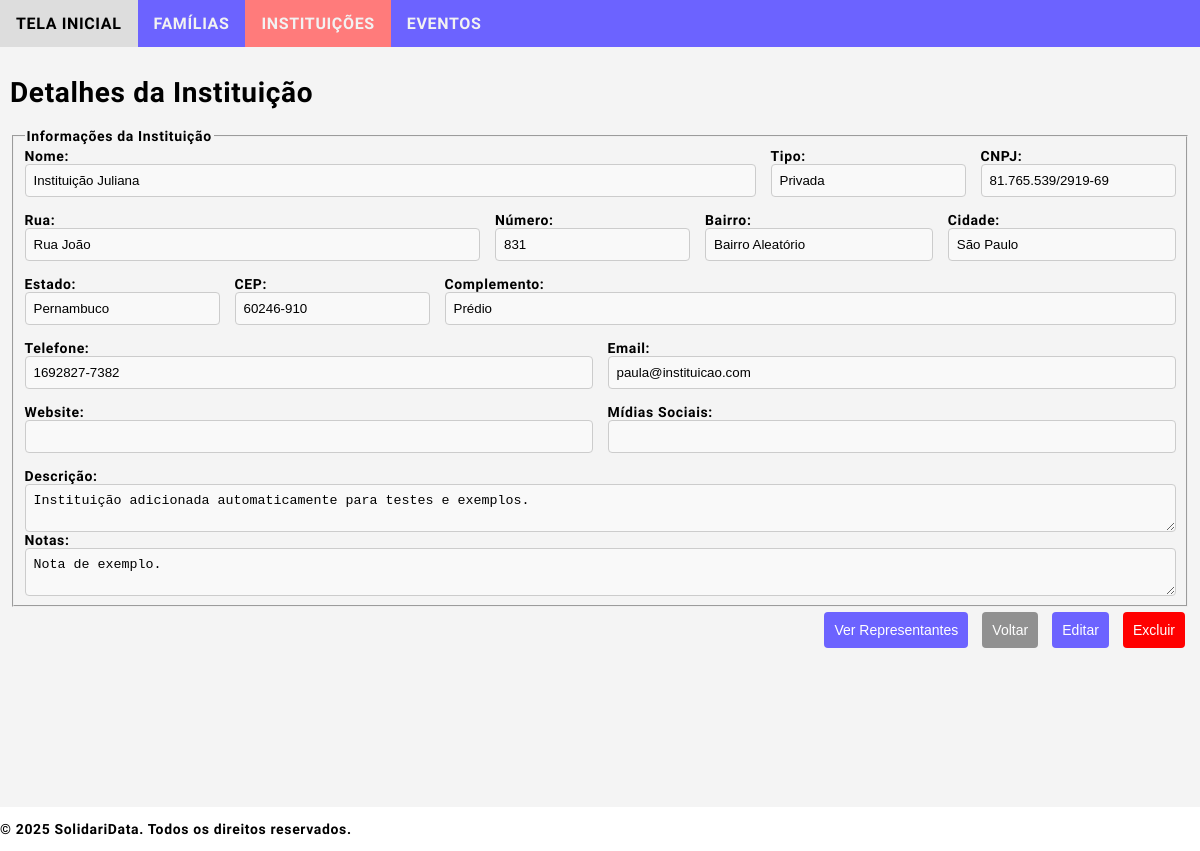
The page /sdata/institutions/1/ on the database as committed earlier.
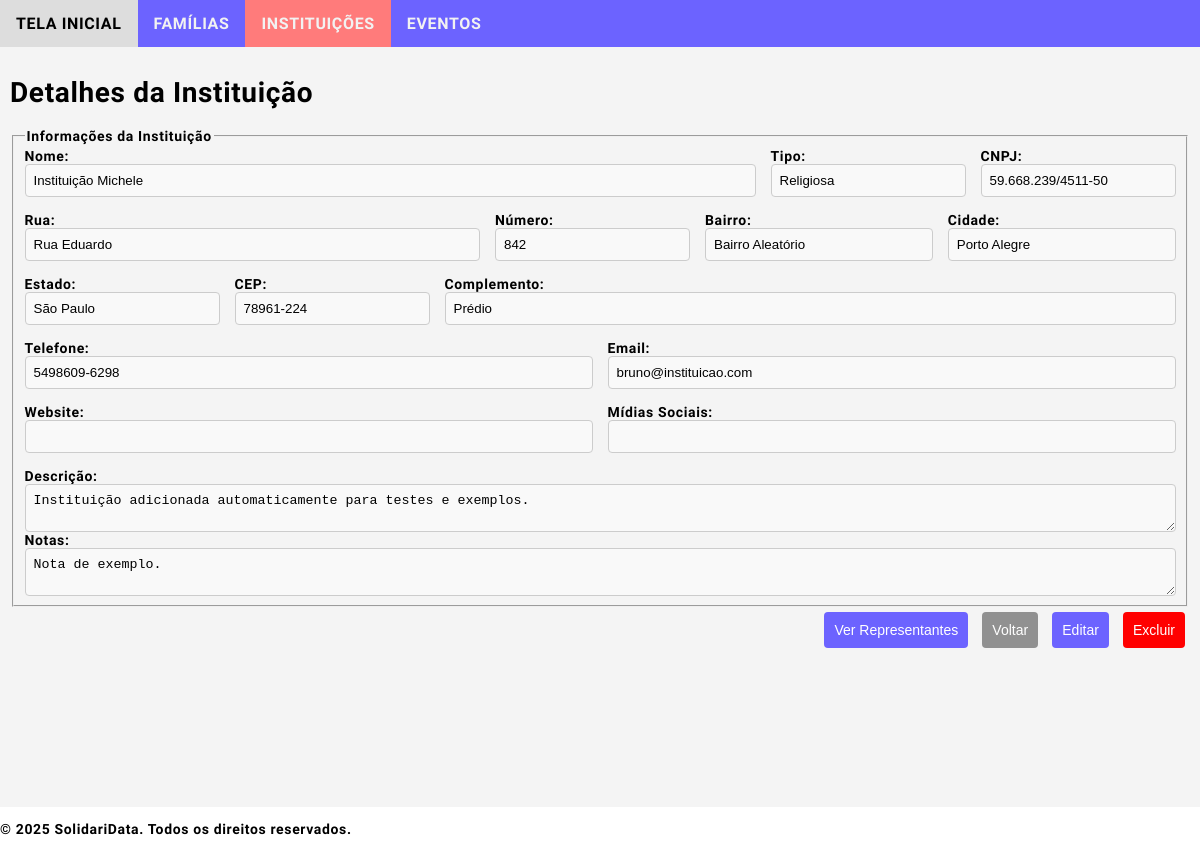
The same page on the database as committed later.
### sdata/models.py (models this page shows, shortened)
class Institution(models.Model):
    institution_id = models.AutoField(primary_key=True)
    institution_name = models.CharField(max_length=100, db_index=True)
    institution_type = models.CharField(max_length=11, choices=[('comunitária', 'Comunitária'), ('privada', 'Privada'), ('pública', 'Pública'), ('religiosa', 'Religiosa'), ('outra', 'Outra')], blank=True)
    institution_cnpj = models.CharField(max_length=18, unique=True, blank=True)
    institution_address_street = models.CharField(max_length=65)
    institution_address_number = models.CharField(max_length=10)
    institution_address_neighborhood = models.CharField(max_length=65)
    institution_address_city = models.CharField(max_length=65)
    institution_address_state = models.CharField(max_length=2, choices=Family.BRAZILIAN_STATES, blank=True, default='SP')
    institution_address_zipcode = models.CharField(max_length=10, blank=True)
    institution_address_complement = models.CharField(max_length=255, blank=True)
    institution_phone = models.CharField(max_length=15, blank=True)
    institution_email = models.EmailField(blank=True)
    institution_website = models.URLField(blank=True)
    institution_social_media = models.CharField(max_length=255, blank=True)
    institution_description = models.TextField(blank=True)
    institution_note = models.TextField(blank=True)
    institution_created = models.DateTimeField(auto_now_add=True)
    institution_updated = models.DateTimeField(auto_now=True)

### sdata/views.py (the view)
# urls.py: path('sdata/institutions/<int:pk>/', views.institution_detail, name='institution_detail'),
def institution_detail(request, pk):
    institution = get_object_or_404(Institution, pk=pk)
    return render(request, 'sdata/institution_detail.html', {'institution': institution})

### sdata/templates/sdata/institution_detail.html (shortened to what the changed rows need)
{% extends "sdata/base.html" %}
{% block content %}
<h1>Detalhes da Instituição</h1>
<fieldset>
    <div class="form-row">
        <div class="form-group">
            <label for="institution_name">Nome:</label>
            <input type="text" id="institution_name" name="institution_name"
                   value="{{ institution.institution_name }}" readonly class="form-control">
        </div>
        <div class="form-group-1">
            <label for="institution_type">Tipo:</label>
            <input type="text" id="institution_type" name="institution_type"
                   value="{{ institution.get_institution_type_display }}" readonly class="form-control">
        </div>
        <div class="form-group-1">
            <label for="institution_cnpj">CNPJ:</label>
            <input type="text" id="institution_cnpj" name="institution_cnpj"
                   value="{{ institution.institution_cnpj }}" readonly class="form-control">
        </div>
    </div>
    <div class="form-row">
        <div class="form-group-2">
            <label for="institution_address_street">Rua:</label>
            <input type="text" id="institution_address_street" name="institution_address_street"
                   value="{{ institution.institution_address_street }}" readonly class="form-control">
        </div>
        <div class="form-group-1">
            <label for="institution_address_number">Número:</label>
            <input type="text" id="institution_address_number" name="institution_address_number"
                   value="{{ institution.institution_address_number }}" readonly class="form-control">
        </div>
        <div class="form-group">
            <label for="institution_address_neighborhood">Bairro:</label>
            <input type="text" id="institution_address_neighborhood" name="institution_address_neighborhood"
                   value="{{ institution.institution_address_neighborhood }}" readonly class="form-control">
        </div>
        <div class="form-group">
            <label for="institution_address_city">Cidade:</label>
            <input type="text" id="institution_address_city" name="institution_address_city"
                   value="{{ institution.institution_address_city }}" readonly class="form-control">
        </div>
    </div>
    <div class="form-row">
        <div class="form-group-1">
            <label for="institution_address_state">Estado:</label>
            <input type="text" id="institution_address_state" name="institution_address_state"
                   value="{{ institution.get_institution_address_state_display }}" readonly class="form-control">
        </div>
        <div class="form-group-1">
            <label for="institution_address_zipcode">CEP:</label>
            <input type="text" id="institution_address_zipcode" name="institution_address_zipcode"
                   value="{{ institution.institution_address_zipcode }}" readonly class="form-control">
        </div>
        <div class="form-group">
            <label for="institution_address_complement">Complemento:</label>
            <input type="text" id="institution_address_complement" name="institution_address_complement"
                   value="{{ institution.institution_address_complement }}" readonly class="form-control">
        </div>
    </div>
    <div class="form-row">
        <div class="form-group">
            <label for="institution_phone">Telefone:</label>
            <input type="text" id="institution_phone" name="institution_phone"
                   value="{{ institution.institution_phone }}" readonly class="form-control">
        </div>
        <div class="form-group">
            <label for="institution_email">Email:</label>
            <input type="text" id="institution_email" name="institution_email"
                   value="{{ institution.institution_email }}" readonly class="form-control">
        </div>
    </div>
    <div class="form-group">
        <label for="institution_description">Descrição:</label>
        <textarea id="institution_description" name="institution_description" readonly class="form-control">{{ institution.institution_description }}</textarea>
    </div>
    <div class="form-group">
        <label for="institution_note">Notas:</label>
        <textarea id="institution_note" name="institution_note" readonly class="form-control">{{ institution.institution_note }}</textarea>
    </div>
</fieldset>
{% endblock %}

Rows that differ between the two databases and show on the page:
changed Institution "Bairro Aleatório": institution_name "Instituição Juliana" → "Instituição Michele"; institution_type "Privada" → "Religiosa"; institution_cnpj "81.765.539/2919-69" → "59.668.239/4511-50"; institution_address_street "Rua João" → "Rua Eduardo"; institution_address_number "831" → "842"; institution_address_city "São Paulo" → "Porto Alegre"; institution_address_state "Pernambuco" → "São Paulo"; institution_address_zipcode "60246-910" → "78961-224"; institution_phone "1692827-7382" → "5498609-6298"; institution_email "paula@instituicao.com" → "bruno@instituicao.com"
